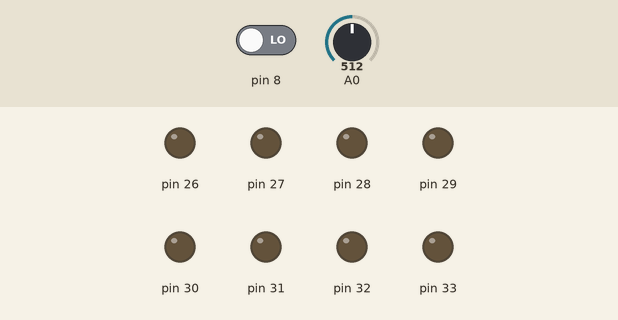
A sketch run on a simulated Arduino Mega 2560, built with avr-gcc and run on an emulated ATmega2560. Shown: output pins drawn as LEDs (lit = HIGH). Dashed ring = blinking. The test bench sets the inputs (shaded band); at power-on: pin 8 LOW, A0 = 512.

Above: at 1.2 s.
1.3 s: pin 8 driven HIGH
At 1.55 s:
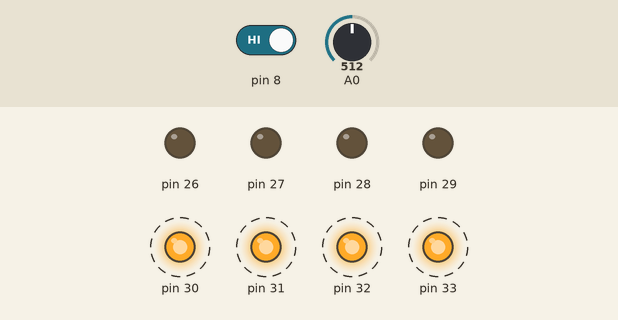
4.3 s: A0 set to 527
At 4.55 s:
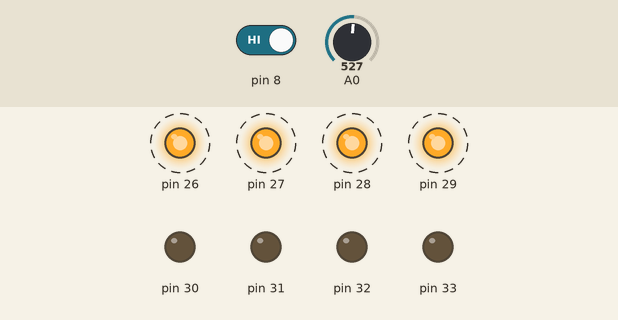
7.3 s: A0 set to 511
At 7.55 s:
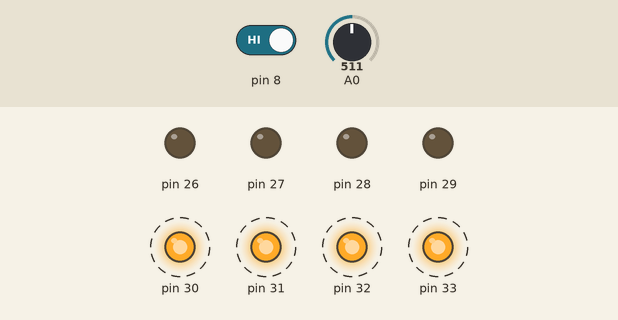
10.3 s: A0 set to 716
At 10.56 s:
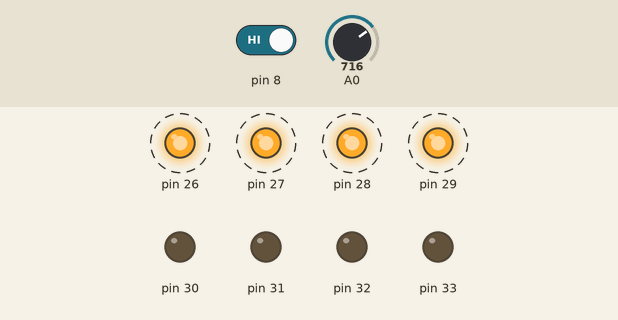
Timing chart, 0 to 14.3 s (numbered marks = the images above; inputs shaded):
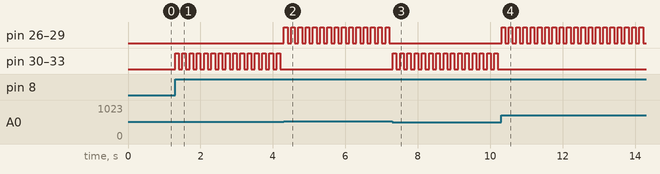

Measured:
- the behaviour switches between 512 and 513 on A0 (found by bisection; images 1 and 2)
- after the input at 1.3 s, pin 30–33: alternates HIGH for 0.10 s and LOW for 0.10 s, starting at once
- after the input at 4.3 s, pin 26–29: alternates HIGH for 0.10 s and LOW for 0.10 s, starting at once; pin 30–33: stops changing and stays LOW
- after the input at 7.3 s, pin 26–29: stops changing and stays LOW; pin 30–33: alternates HIGH for 0.10 s and LOW for 0.10 s, starting at once
- after the input at 10.3 s, pin 26–29: alternates HIGH for 0.10 s and LOW for 0.10 s, starting at once; pin 30–33: stops changing and stays LOW

The sketch:

Zadatak5.ino
```cpp
/*
 * Ako potenciometar predje pola onda blinka prvih 4 lampica, ako ne predje onda blinka drugih 4
 * Funkcionalnost omoguciti paljenjem switcha3
 */
void setup() {
  // put your setup code here, to run once:
  for(int i = 0; i < 8; i++)
  {
    pinMode(26 + i, OUTPUT);
    digitalWrite(26 + i, LOW);
  }

  Serial.begin(9600);
}

void loop() {
  if(digitalRead(8))
  {
    int val = analogRead(A0); //uvek ovako citaomo potenciometar
    if(val > 512)
    {
      digitalWrite(26, !digitalRead(26));
      digitalWrite(27, !digitalRead(27));
      digitalWrite(28, !digitalRead(28));
      digitalWrite(29, !digitalRead(29));
    }
    else
    {
      digitalWrite(30, !digitalRead(30));
      digitalWrite(31, !digitalRead(31));
      digitalWrite(32, !digitalRead(32));
      digitalWrite(33, !digitalRead(33));
    }

    delay(100);
  }
}
```
